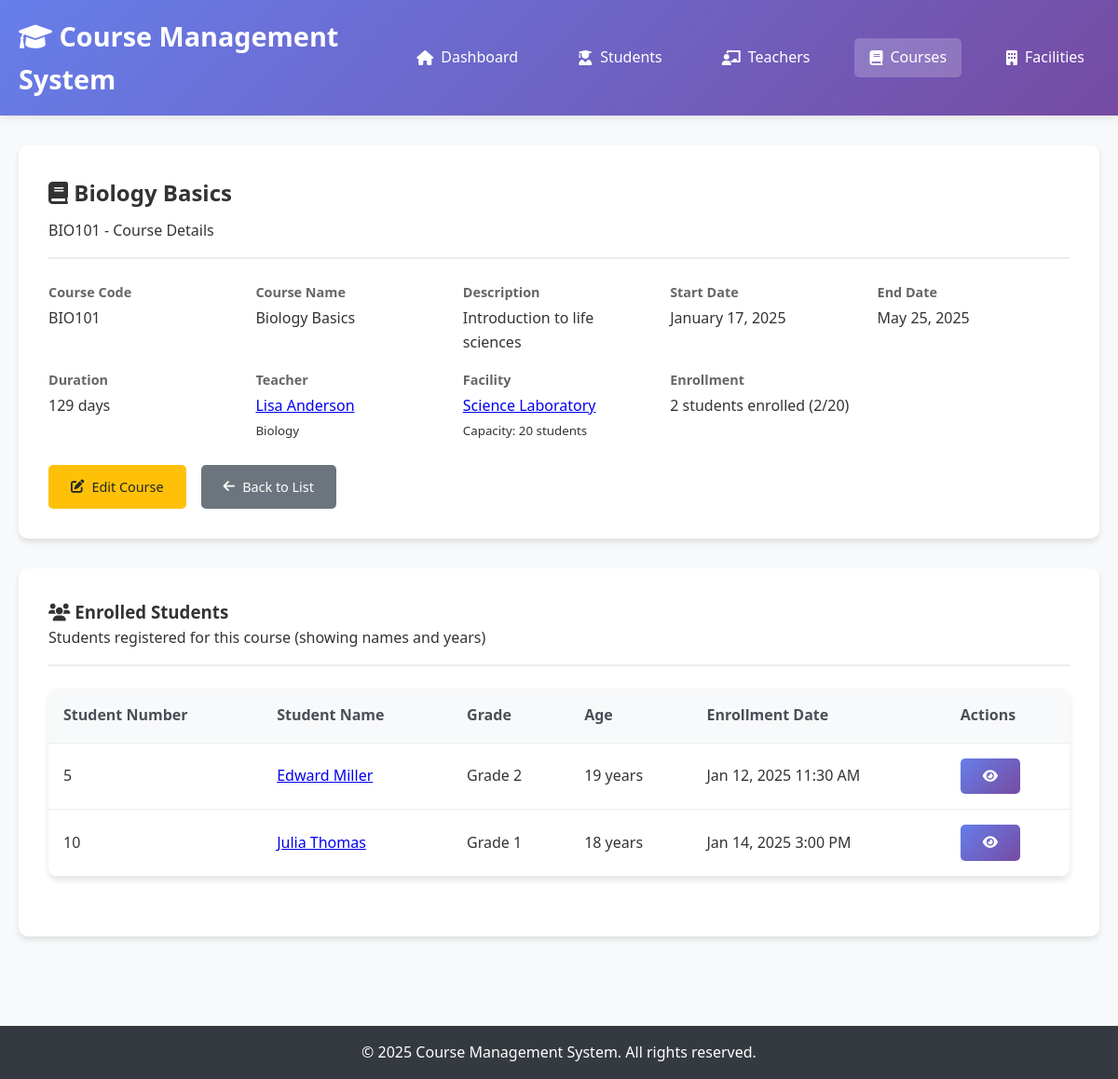
The page /courses/view.php?id=BIO101 on the database its author committed.
### tables this page shows
CREATE TABLE courses (
    emblem VARCHAR(20) PRIMARY KEY,
    name VARCHAR(100) NOT NULL,
    description TEXT,
    start_day DATE NOT NULL,
    rest_of_day DATE NOT NULL,
    teacher_id INT,
    facility_id VARCHAR(20),
    FOREIGN KEY (teacher_id) REFERENCES teachers(identification_number) ON DELETE SET NULL,
    FOREIGN KEY (facility_id) REFERENCES facilities(emblem) ON DELETE SET NULL
);

CREATE TABLE teachers (
    identification_number INT PRIMARY KEY AUTO_INCREMENT,
    first_name VARCHAR(50) NOT NULL,
    surname VARCHAR(50) NOT NULL,
    substance VARCHAR(100) NOT NULL
);

CREATE TABLE facilities (
    emblem VARCHAR(20) PRIMARY KEY,
    name VARCHAR(100) NOT NULL,
    capacity INT NOT NULL
);

CREATE TABLE course_logins (
    emblem INT PRIMARY KEY AUTO_INCREMENT,
    student_id INT,
    course_id VARCHAR(20),
    login_date_time DATETIME DEFAULT CURRENT_TIMESTAMP,
    FOREIGN KEY (student_id) REFERENCES students(student_number) ON DELETE CASCADE,
    FOREIGN KEY (course_id) REFERENCES courses(emblem) ON DELETE CASCADE,
    UNIQUE KEY unique_enrollment (student_id, course_id)
);

CREATE TABLE students (
    student_number INT PRIMARY KEY AUTO_INCREMENT,
    first_name VARCHAR(50) NOT NULL,
    surname VARCHAR(50) NOT NULL,
    birthday DATE NOT NULL,
    grade INT NOT NULL CHECK (grade BETWEEN 1 AND 3)
);

### config/database.php (called while the page is built, shortened)
<?php
function executeQuery($pdo, $sql, $params = []) {
    try {
        $stmt = $pdo->prepare($sql);
        $stmt->execute($params);
        return $stmt;
    } catch(PDOException $e) {
        throw new Exception("Query failed: " . $e->getMessage());
    }
}
?>

### courses/view.php (the view, shortened to what this page needs)
<?php
require_once '../config/database.php';
$course_id = $_GET['id'] ?? null;
try {
    $sql = "SELECT c.*,
                   t.identification_number as teacher_id,
                   CONCAT(t.first_name, ' ', t.surname) as teacher_name,
                   t.substance as teacher_subject,
                   f.emblem as facility_id,
                   f.name as facility_name,
                   f.capacity as facility_capacity
            FROM courses c
            LEFT JOIN teachers t ON c.teacher_id = t.identification_number
            LEFT JOIN facilities f ON c.facility_id = f.emblem
            WHERE c.emblem = ?";
    $stmt = executeQuery($pdo, $sql, [$course_id]);
    $course = $stmt->fetch();
    $sql = "SELECT s.student_number,
                   CONCAT(s.first_name, ' ', s.surname) as student_name,
                   s.grade,
                   cl.login_date_time,
                   YEAR(NOW()) - YEAR(s.birthday) as age
            FROM course_logins cl
            JOIN students s ON cl.student_id = s.student_number
            WHERE cl.course_id = ?
            ORDER BY s.first_name, s.surname";
    $stmt = executeQuery($pdo, $sql, [$course_id]);
    $enrolledStudents = $stmt->fetchAll();
} catch(Exception $e) {
    $error = "Error loading course details: " . $e->getMessage();
}
?>
<!DOCTYPE html>
<html lang="en">
<head>
    <link rel="stylesheet" href="../css/style.css">
    <link href="https://cdnjs.cloudflare.com/ajax/libs/font-awesome/6.0.0/css/all.min.css" rel="stylesheet">
</head>
<body>
    <header>
        <nav class="navbar">
            <div class="nav-container">
                <h1><i class="fas fa-graduation-cap"></i> Course Management System</h1>
                <ul class="nav-menu">
                    <li><a href="../index.php"><i class="fas fa-home"></i> Dashboard</a></li>
                    <li><a href="../students/index.php"><i class="fas fa-user-graduate"></i> Students</a></li>
                    <li><a href="../teachers/index.php"><i class="fas fa-chalkboard-teacher"></i> Teachers</a></li>
                    <li><a href="index.php" class="active"><i class="fas fa-book"></i> Courses</a></li>
                    <li><a href="../facilities/index.php"><i class="fas fa-building"></i> Facilities</a></li>
                </ul>
            </div>
        </nav>
    </header>
    <main class="main-content">
        <div class="container">
            <?php if (isset($course)): ?>
                <div class="detail-card">
                    <div class="detail-header">
                        <h2><i class="fas fa-book"></i> <?= htmlspecialchars($course['name']) ?></h2>
                        <p><?= htmlspecialchars($course['emblem']) ?> - Course Details</p>
                    </div>
                    <div class="detail-info">
                        <div class="info-item">
                            <span class="info-label">Course Code</span>
                            <span class="info-value"><?= htmlspecialchars($course['emblem']) ?></span>
                        </div>
                        <div class="info-item">
                            <span class="info-label">Course Name</span>
                            <span class="info-value"><?= htmlspecialchars($course['name']) ?></span>
                        </div>
                        <div class="info-item">
                            <span class="info-label">Description</span>
                            <span class="info-value"><?= htmlspecialchars($course['description'] ?: 'No description available') ?></span>
                        </div>
                        <div class="info-item">
                            <span class="info-label">Start Date</span>
                            <span class="info-value"><?= date('F j, Y', strtotime($course['start_day'])) ?></span>
                        </div>
                        <div class="info-item">
                            <span class="info-label">End Date</span>
                            <span class="info-value"><?= date('F j, Y', strtotime($course['rest_of_day'])) ?></span>
                        </div>
                        <div class="info-item">
                            <span class="info-label">Duration</span>
                            <span class="info-value">
                                <?php
                                $start = new DateTime($course['start_day']);
                                $end = new DateTime($course['rest_of_day']);
                                $duration = $start->diff($end)->days + 1;
                                echo $duration . ' days';
                                ?>
                            </span>
                        </div>
                        <div class="info-item">
                            <span class="info-label">Teacher</span>
                            <span class="info-value">
                                <?php if ($course['teacher_name']): ?>
                                    <a href="../teachers/view.php?id=<?= $course['teacher_id'] ?>">
                                        <?= htmlspecialchars($course['teacher_name']) ?>
                                    </a>
                                    <br><small><?= htmlspecialchars($course['teacher_subject']) ?></small>
                                <?php else: ?>
                                    No teacher assigned
                                <?php endif; ?>
                            </span>
                        </div>
                        <div class="info-item">
                            <span class="info-label">Facility</span>
                            <span class="info-value">
                                <?php if ($course['facility_name']): ?>
                                    <a href="../facilities/view.php?id=<?= urlencode($course['facility_id']) ?>">
                                        <?= htmlspecialchars($course['facility_name']) ?>
                                    </a>
                                    <br><small>Capacity: <?= $course['facility_capacity'] ?> students</small>
                                <?php else: ?>
                                    No facility assigned
                                <?php endif; ?>
                            </span>
                        </div>
                        <div class="info-item">
                            <span class="info-label">Enrollment</span>
                            <span class="info-value">
                                <?= count($enrolledStudents) ?> students enrolled
                                <?php if ($course['facility_capacity']): ?>
                                    (<?= count($enrolledStudents) ?>/<?= $course['facility_capacity'] ?>)
                                <?php endif; ?>
                            </span>
                        </div>
                    </div>
                    <div class="action-buttons">
                        <a href="edit.php?id=<?= urlencode($course['emblem']) ?>" class="btn btn-warning">
                            <i class="fas fa-edit"></i> Edit Course
                        </a>
                        <a href="index.php" class="btn btn-secondary">
                            <i class="fas fa-arrow-left"></i> Back to List
                        </a>
                    </div>
                </div>
                <div class="detail-card">
                    <div class="detail-header">
                        <h3><i class="fas fa-users"></i> Enrolled Students</h3>
                        <p>Students registered for this course (showing names and years)</p>
                    </div>
                    <?php if (count($enrolledStudents) > 0): ?>
                        <div class="table">
                            <table>
                                <thead>
                                    <tr>
                                        <th>Student Number</th>
                                        <th>Student Name</th>
                                        <th>Grade</th>
                                        <th>Age</th>
                                        <th>Enrollment Date</th>
                                        <th>Actions</th>
                                    </tr>
                                </thead>
                                <tbody>
                                    <?php foreach ($enrolledStudents as $student): ?>
                                        <tr>
                                            <td><?= htmlspecialchars($student['student_number']) ?></td>
                                            <td>
                                                <a href="../students/view.php?id=<?= $student['student_number'] ?>">
                                                    <?= htmlspecialchars($student['student_name']) ?>
                                                </a>
                                            </td>
                                            <td>Grade <?= htmlspecialchars($student['grade']) ?></td>
                                            <td><?= htmlspecialchars($student['age']) ?> years</td>
                                            <td><?= date('M j, Y g:i A', strtotime($student['login_date_time'])) ?></td>
                                            <td>
                                                <a href="../students/view.php?id=<?= $student['student_number'] ?>"
                                                   class="btn btn-primary" title="View Student">
                                                    <i class="fas fa-eye"></i>
                                                </a>
                                            </td>
                                        </tr>
                                    <?php endforeach; ?>
                                </tbody>
                            </table>
                        </div>
                    <?php endif; ?>
                </div>
            <?php endif; ?>
        </div>
    </main>
    <footer>
        <div class="container">
            <p>&copy; 2025 Course Management System. All rights reserved.</p>
        </div>
    </footer>
</body>
</html>

### css/style.css (style rules this page uses)
* { margin: 0; padding: 0; box-sizing: border-box; }
body { font-family: 'Segoe UI', Tahoma, Geneva, Verdana, sans-serif; line-height: 1.6; color: #333; background-color: #f8f9fa; }
.container { max-width: 1200px; margin: 0 auto; padding: 0 20px; }
header { background: linear-gradient(135deg, #667eea 0%, #764ba2 100%); color: white; box-shadow: 0 2px 10px rgba(0,0,0,0.1); }
.navbar { padding: 1rem 0; }
.nav-container { display: flex; justify-content: space-between; align-items: center; max-width: 1200px; margin: 0 auto; padding: 0 20px; }
.navbar h1 { font-size: 1.8rem; font-weight: 600; }
.nav-menu { display: flex; list-style: none; gap: 2rem; }
.nav-menu a { color: white; text-decoration: none; padding: 0.5rem 1rem; border-radius: 5px; transition: background-color 0.3s; display: flex; align-items: center; gap: 0.5rem; }
.nav-menu a:hover, .nav-menu a.active { background-color: rgba(255,255,255,0.2); }
.main-content { min-height: calc(100vh - 120px); padding: 2rem 0; }
.action-buttons { display: flex; gap: 1rem; flex-wrap: wrap; }
.btn { display: inline-flex; align-items: center; gap: 0.5rem; padding: 0.75rem 1.5rem; border: none; border-radius: 5px; text-decoration: none; font-weight: 500; cursor: pointer; transition: all 0.3s; font-size: 0.9rem; }
.btn-primary { background: linear-gradient(135deg, #667eea 0%, #764ba2 100%); color: white; }
.btn-secondary { background: #6c757d; color: white; }
.btn-warning { background: #ffc107; color: #212529; }
.table { width: 100%; background: white; border-radius: 10px; overflow: hidden; box-shadow: 0 4px 6px rgba(0,0,0,0.1); margin-bottom: 2rem; }
.table table { width: 100%; border-collapse: collapse; }
.table th, .table td { padding: 1rem; text-align: left; border-bottom: 1px solid #e9ecef; }
.table th { background: #f8f9fa; font-weight: 600; color: #495057; }
.detail-card { background: white; padding: 2rem; border-radius: 10px; box-shadow: 0 4px 6px rgba(0,0,0,0.1); margin-bottom: 2rem; }
.detail-header { border-bottom: 2px solid #e9ecef; padding-bottom: 1rem; margin-bottom: 1.5rem; }
.detail-header h2 { color: #333; margin-bottom: 0.5rem; }
.detail-info { display: grid; grid-template-columns: repeat(auto-fit, minmax(200px, 1fr)); gap: 1rem; margin-bottom: 1.5rem; }
.info-item { display: flex; flex-direction: column; }
.info-label { font-weight: 600; color: #666; font-size: 0.9rem; margin-bottom: 0.25rem; }
.info-value { color: #333; font-size: 1rem; }
footer { background: #343a40; color: white; text-align: center; padding: 1rem 0; margin-top: 2rem; }

### rows shown on the page
courses: name "Biology Basics", emblem "BIO101", description "Introduction to life sciences", start_day "January 17, 2025", rest_of_day "May 25, 2025", duration "129", teacher.substance "Biology", facility.name "Science Laboratory", facility.capacity "20"
course_logins: student.student_number "5", student_name "Edward Miller", student.grade "2", age "19", login_date_time "Jan 12, 2025 11:30 AM"
course_logins: student.student_number "10", student_name "Julia Thomas", student.grade "1", age "18", login_date_time "Jan 14, 2025 3:00 PM"

### other values the page prints
$course['teacher_name'] "Lisa Anderson"
count($enrolledStudents) "2"
